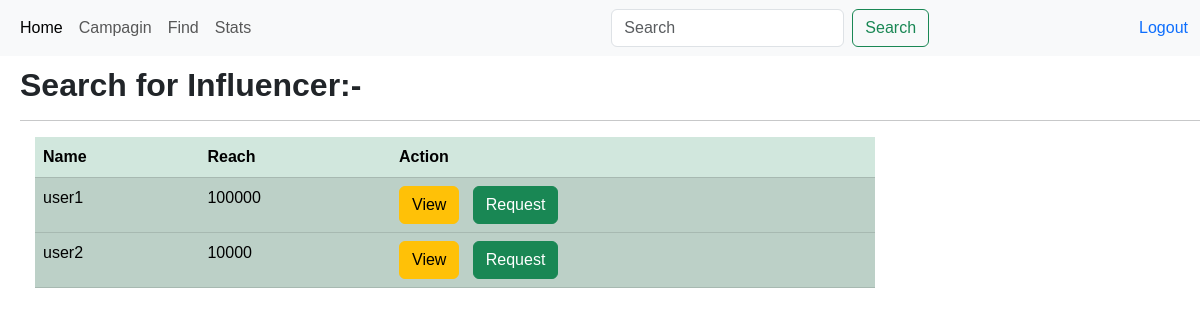
The app's page /sponser_home/find/1 with its own data.
### app.py (models this page shows)
class user(db.Model):
    __tablename__='user'
    user_id=db.Column(db.Integer,primary_key=True,autoincrement=True)
    username=db.Column(db.String, unique=True,nullable=False)
    password=db.Column(db.String,nullable=False)
    role=db.Column(db.String)

class influencer(db.Model):
    __tablename__='influcener'
    influencer_id=db.Column(db.Integer,primary_key=True,autoincrement=True)
    name=db.Column(db.String,db.ForeignKey(user.username))
    Category=db.Column(db.String)
    Niche=db.Column(db.String)
    reach=db.Column(db.Integer)
    user_id=db.Column(db.Integer,db.ForeignKey(user.user_id))
    photo_path = db.Column(db.String)

### app.py (the view)
@app.route("/sponser_home/find/<int:id>",methods=["GET"])
def homelander(id):
    userdata1=dict()
    ans=db.session.query(user).filter(user.role=='user').all()
    for i in ans:
        k=i.user_id
        l=[]
        name=i.username
        userdata=db.session.query(influencer).filter(influencer.user_id==k).first()
        l.append(k)
        l.append(userdata.reach)
        userdata1[name]=l
    return render_template("sponser_user_find.html",userdata1=userdata1,id=id)

### templates/sponser_user_find.html (shortened to what this page needs)
<!DOCTYPE html>
<html lang="en">
<head>
    <link href="https://cdn.jsdelivr.net/npm/bootstrap@5.3.3/dist/css/bootstrap.min.css" rel="stylesheet">
    <link rel="stylesheet" href="\static\style.css">
</head>
<body>
    <nav class="navbar navbar-expand-lg bg-body-tertiary" id="navbar">
        <div class="container-fluid">
          <div class="collapse navbar-collapse" id="navbarText">
            <ul class="navbar-nav me-auto mb-2 mb-lg-0">
              <li class="nav-item">
                <a class="nav-link active" aria-current="page" href="/sponserhome/{{ id }}">Home</a>
              </li>
              <li class="nav-item">
                <a class="nav-link" href="/sponser_home/Campagin/{{id}}">Campagin</a>
              </li>
              <li class="nav-item">
                <a class="nav-link" href="/sponser_home/find/{{ id }}">Find</a>
              </li>
              <li class="nav-item">
                <a class="nav-link" href="#">Stats</a>
              </li>
            </ul>
            <form class="d-flex" id="search" method="POST" action="/sponser_home/value/{{ id }}">
              <input class="form-control me-2" type="search" placeholder="Search" aria-label="Search" name="value">
              <button class="btn btn-outline-success" type="submit">Search</button>
            </form>
            <a id="logout" href="/">Logout</a>
          </div>
        </div>
      </nav>
      <div style="margin-top: 10px; margin-left: 20px;">
        <h2><b>Search for Influencer:- <hr></h2></b>
      </div>
      <table class="table table-success table-striped" id="tab1">
        <thead>
          <tr>
            <th>Name</th>
            <th>Reach</th>
            <th>Action</th>
          </tr>
        </thead>
        <tbody>
          {% for user in userdata1 %}
          <tr>
            <td  class="table-active">{{user}}</td>
            <td  class="table-active">{{userdata1[user][1]}}</td>
            <td  class="table-active"><a type="button" class="btn btn-warning" href="/sponser/request/{{ userdata1[user][0] }}">
              View </a>
            <a type="button" class="btn btn-success" href="/sponser/adreq_sent/{{ userdata1[user][0] }}">Request</a>
            </td>
          </tr>
            {% endfor %}
        </tbody>
      </table>
    </body>
</html>

### static/style.css (style rules this page uses)
* { font-family:Tahoma, Geneva, Verdana, sans-serif; height: auto; }
#logout { margin-left: 10px; text-decoration:none; }
#search { margin-right: 200px; }
#tab1 { width:70%; margin-left: 35px; margin-top: 10px; }

### records on screen
user: username "user1", username.reach "100000"
user: username "user2", username.reach "10000"
